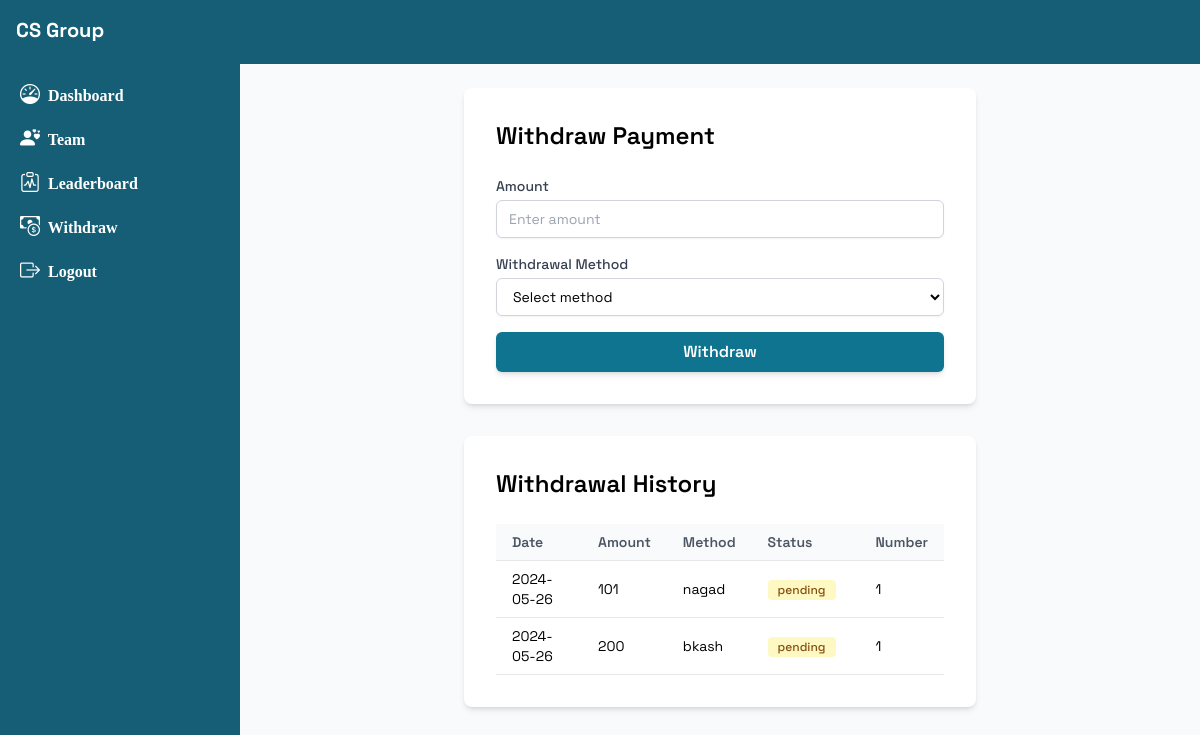
Page /withdraw (signed in) on the committed database.
### base/models.py (models this page shows, shortened)
class Withdraw(models.Model):
    profile = models.ForeignKey(Profile, on_delete=models.CASCADE)
    amount = models.IntegerField(default=0)
    method = models.CharField(max_length=100)
    status = models.CharField(max_length=100)
    created_at = models.DateTimeField(auto_now_add=True)

class Profile(models.Model):
    user = models.ForeignKey(User, on_delete=models.CASCADE)
    name = models.CharField(max_length=200)
    title = models.CharField(max_length=200, null=True, blank=True)
    number = models.CharField(max_length=50)
    balance = models.FloatField(default=00)
    shopping_balance = models.IntegerField(default=0)
    refer_link = models.CharField(max_length=100)
    is_verified = models.BooleanField(default=False)
    referred_by = models.ForeignKey(User, related_name='teams', null=True, blank=True, on_delete=models.CASCADE)

### base/views.py (the view, shortened to what this page needs)
# urls.py: path('withdraw', withdrawl),
def withdrawl(request):
    p = Profile.objects.get(user=request.user)
    ww = Withdraw.objects.filter(profile=p).order_by('-id')
    return render(request, 'withdraw.html', context={'p':p, 'ww':ww})

### templates/withdraw.html (shortened to what this page needs)
{% extends 'dash.html' %}
{% block body %}
    <div class="container mx-auto p-4">
        <div class="max-w-lg mx-auto bg-white p-8 rounded-lg shadow-md">
            <h2 class="text-2xl font-semibold mb-6">Withdraw Payment</h2>
            {% if p.balance < 120 %}
            <div class="p-4 mb-4 text-sm text-blue-800 rounded-lg bg-blue-50" role="alert">
                <span class="font-medium">Hey!</span> You can withdraw your money when you balance is 120 taka or more.
              </div>
              {% else %}
            <form method="POST" action="/withdraw" class="space-y-4">
                <div>
                    <label for="amount" class="block text-sm font-medium text-gray-700">Amount</label>
                    <input type="number" id="amount" name="amount" min="1" class="mt-1 block w-full px-3 py-2 border border-gray-300 rounded-md shadow-sm focus:ring-indigo-500 focus:border-indigo-500 sm:text-sm" placeholder="Enter amount">
                </div>
                <div>
                    <label for="method" class="block text-sm font-medium text-gray-700">Withdrawal Method</label>
                    <select id="method" name="method" class="mt-1 block w-full px-3 py-2 border border-gray-300 bg-white rounded-md shadow-sm focus:ring-indigo-500 focus:border-indigo-500 sm:text-sm">
                        <option selected disabled>Select method</option>
                    </select>
                </div>
                <div>
                    <button type="submit" class="w-full py-2 px-4 bg-cyan-700 text-white font-semibold rounded-md shadow-md hover:bg-cyan-800 focus:outline-none focus:ring-2 focus:ring-offset-2 focus:ring-cyan-500">Withdraw</button>
                </div>
            </form>
            {% endif %}
        </div>
        <div class="overflow-x-auto max-w-lg mx-auto mt-8 bg-white p-8 rounded-lg shadow-md">
            <h2 class="text-2xl font-semibold mb-6">Withdrawal History</h2>
            <table class="min-w-full bg-white">
                <thead>
                    <tr>
                        <th class="py-2 px-4 border-b border-gray-200 bg-gray-50 text-left text-sm font-semibold text-gray-600">Date</th>
                        <th class="py-2 px-4 border-b border-gray-200 bg-gray-50 text-left text-sm font-semibold text-gray-600">Amount</th>
                        <th class="py-2 px-4 border-b border-gray-200 bg-gray-50 text-left text-sm font-semibold text-gray-600">Method</th>
                        <th class="py-2 px-4 border-b border-gray-200 bg-gray-50 text-left text-sm font-semibold text-gray-600">Status</th>
                        <th class="py-2 px-4 border-b border-gray-200 bg-gray-50 text-left text-sm font-semibold text-gray-600">Number</th>
                    </tr>
                </thead>
                <tbody>
                    {% for w in ww %}
                    <tr>
                        <td class="py-2 px-4 border-b border-gray-200 text-sm">{{w.created_at|date:"Y-m-d"}}</td>
                        <td class="py-2 px-4 border-b border-gray-200 text-sm">{{w.amount}}</td>
                        <td class="py-2 px-4 border-b border-gray-200 text-sm">{{w.method}}</td>
                        <td class="py-2 px-4 border-b border-gray-200 text-sm">
                            {% if w.status == 'pending' %}
                            <span class="bg-yellow-100 text-yellow-800 text-xs font-medium me-2 px-2.5 py-0.5 rounded dark:bg-yellow-900 dark:text-yellow-300">pending</span>
                            {% endif %}
                        </td>
                        <td class="py-2 px-4 border-b border-gray-200 text-sm">{{p.number}}</td>
                    </tr>
                    {% endfor %}
                </tbody>
            </table>
        </div>
    </div>
{% endblock %}

### templates/dash.html (style rules this page uses)
body { font-family: "Space Grotesk", sans-serif; }

### rows in the picture
Withdraw: created_at "2024-05-26", amount "101", method "nagad", status "pending"
Profile: number "1"
Withdraw: created_at "2024-05-26", amount "200", method "bkash", status "pending"
